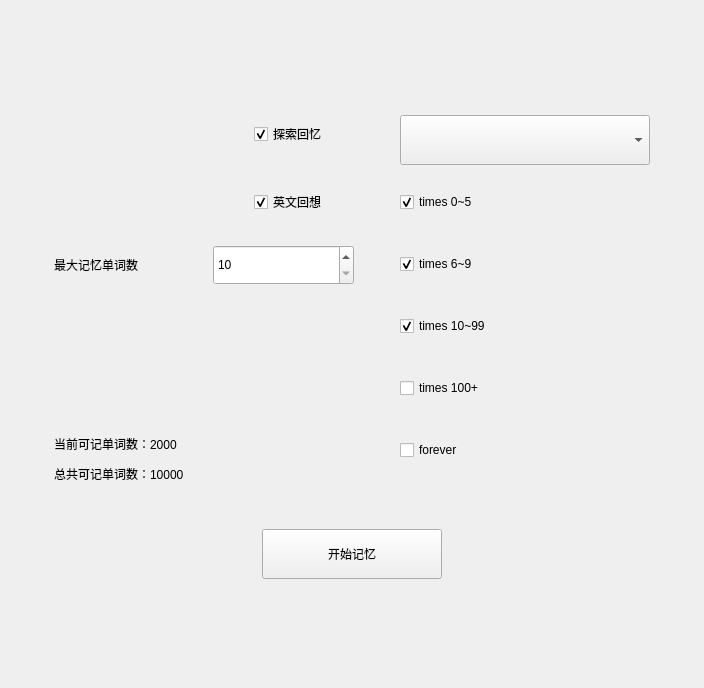
     <widget class="QWidget" name="page_0">
      <layout class="QVBoxLayout" name="verticalLayout_2">
       <property name="spacing">
        <number>0</number>
       </property>
       <property name="leftMargin">
        <number>0</number>
       </property>
       <property name="topMargin">
        <number>0</number>
       </property>
       <property name="rightMargin">
        <number>0</number>
       </property>
       <property name="bottomMargin">
        <number>0</number>
       </property>
       <item>
        <widget class="QWidget" name="widget_welcome" native="true">
         <layout class="QVBoxLayout" name="verticalLayout_9">
          <property name="leftMargin">
           <number>54</number>
          </property>
          <property name="rightMargin">
           <number>54</number>
          </property>
          <item>
           <spacer name="verticalSpacer_2">
            <property name="orientation">
             <enum>Qt::Vertical</enum>
            </property>
            <property name="sizeType">
             <enum>QSizePolicy::Fixed</enum>
            </property>
            <property name="sizeHint" stdset="0">
             <size>
              <width>20</width>
              <height>100</height>
             </size>
            </property>
           </spacer>
          </item>
          <item>
           <layout class="QHBoxLayout" name="horizontalLayout_26">
            <item>
             <layout class="QVBoxLayout" name="verticalLayout_7">
              <property name="spacing">
               <number>18</number>
              </property>
              <item>
               <layout class="QHBoxLayout" name="horizontalLayout_2">
                <item>
                 <spacer name="horizontalSpacer">
                  <property name="orientation">
                   <enum>Qt::Horizontal</enum>
                  </property>
                  <property name="sizeHint" stdset="0">
                   <size>
                    <width>40</width>
                    <height>20</height>
                   </size>
                  </property>
                 </spacer>
                </item>
                <item>
                 <layout class="QVBoxLayout" name="verticalLayout_6">
                  <item>
                   <widget class="QCheckBox" name="checkBox_test0">
                    <property name="minimumSize">
                     <size>
                      <width>100</width>
                      <height>50</height>
                     </size>
                    </property>
                    <property name="text">
                     <string>探索回忆</string>
                    </property>
                    <property name="checked">
                     <bool>true</bool>
                    </property>
                   </widget>
                  </item>
                  <item>
                   <widget class="QCheckBox" name="checkBox_test1">
                    <property name="minimumSize">
                     <size>
                      <width>100</width>
                      <height>50</height>
                     </size>
                    </property>
                    <property name="text">
                     <string>英文回想</string>
                    </property>
                    <property name="checked">
                     <bool>true</bool>
                    </property>
                   </widget>
                  </item>
                 </layout>
                </item>
               </layout>
              </item>
              <item>
               <layout class="QHBoxLayout" name="horizontalLayout">
                <item>
                 <widget class="QLabel" name="label_singleNum">
                  <property name="minimumSize">
                   <size>
                    <width>0</width>
                    <height>40</height>
                   </size>
                  </property>
                  <property name="text">
                   <string>最大记忆单词数</string>
                  </property>
                 </widget>
                </item>
                <item>
                 <widget class="QSpinBox" name="spinBox_singleNum">
                  <property name="minimumSize">
                   <size>
                    <width>0</width>
                    <height>40</height>
                   </size>
                  </property>
                  <property name="minimum">
                   <number>10</number>
                  </property>
                  <property name="maximum">
                   <number>10000</number>
                  </property>
                 </widget>
                </item>
               </layout>
              </item>
              <item>
               <widget class="QLabel" name="label_statistics">
                <property name="minimumSize">
                 <size>
                  <width>300</width>
                  <height>180</height>
                 </size>
                </property>
                <property name="maximumSize">
                 <size>
                  <width>300</width>
                  <height>180</height>
                 </size>
                </property>
                <property name="text">
                 <string>&lt;html&gt;&lt;head/&gt;&lt;body&gt;&lt;p&gt;当前可记单词数：2000&lt;/p&gt;&lt;p&gt;总共可记单词数：10000&lt;/p&gt;&lt;/body&gt;&lt;/html&gt;</string>
                </property>
                <property name="alignment">
                 <set>Qt::AlignBottom|Qt::AlignLeading|Qt::AlignLeft</set>
                </property>
               </widget>
              </item>
             </layout>
            </item>
            <item>
             <spacer name="horizontalSpacer_9">
              <property name="orientation">
               <enum>Qt::Horizontal</enum>
              </property>
              <property name="sizeHint" stdset="0">
               <size>
                <width>40</width>
                <height>20</height>
               </size>
              </property>
             </spacer>
            </item>
            <item>
             <layout class="QVBoxLayout" name="verticalLayout_5">
              <item>
               <widget class="QComboBox" name="combox_group">
                <property name="minimumSize">
                 <size>
                  <width>250</width>
                  <height>50</height>
                 </size>
                </property>
                <property name="maximumSize">
                 <size>
                  <width>180</width>
                  <height>16777215</height>
                 </size>
                </property>
               </widget>
              </item>
              <item>
               <widget class="QCheckBox" name="checkBox_range0">
                <property name="minimumSize">
                 <size>
                  <width>0</width>
                  <height>50</height>
                 </size>
                </property>
                <property name="text">
                 <string>times 0~5</string>
                </property>
                <property name="checked">
                 <bool>true</bool>
                </property>
               </widget>
              </item>
              <item>
               <widget class="QCheckBox" name="checkBox_range1">
                <property name="minimumSize">
                 <size>
                  <width>0</width>
                  <height>50</height>
                 </size>
                </property>
                <property name="text">
                 <string>times 6~9</string>
                </property>
                <property name="checked">
                 <bool>true</bool>
                </property>
               </widget>
              </item>
              <item>
               <widget class="QCheckBox" name="checkBox_range2">
                <property name="minimumSize">
                 <size>
                  <width>0</width>
                  <height>50</height>
                 </size>
                </property>
                <property name="text">
                 <string>times 10~99</string>
                </property>
                <property name="checked">
                 <bool>true</bool>
                </property>
               </widget>
              </item>
              <item>
               <widget class="QCheckBox" name="checkBox_range3">
                <property name="minimumSize">
                 <size>
                  <width>0</width>
                  <height>50</height>
                 </size>
                </property>
                <property name="text">
                 <string>times 100+</string>
                </property>
               </widget>
              </item>
              <item>
               <widget class="QCheckBox" name="checkBox_forever">
                <property name="minimumSize">
                 <size>
                  <width>0</width>
                  <height>50</height>
                 </size>
                </property>
                <property name="text">
                 <string>forever</string>
                </property>
               </widget>
              </item>
             </layout>
            </item>
           </layout>
          </item>
          <item>
           <spacer name="verticalSpacer_4">
            <property name="orientation">
             <enum>Qt::Vertical</enum>
            </property>
            <property name="sizeType">
             <enum>QSizePolicy::Fixed</enum>
            </property>
            <property name="sizeHint" stdset="0">
             <size>
              <width>20</width>
              <height>40</height>
             </size>
            </property>
           </spacer>
          </item>
          <item>
           <layout class="QHBoxLayout" name="horizontalLayout_25">
            <item>
             <spacer name="horizontalSpacer_3">
              <property name="orientation">
               <enum>Qt::Horizontal</enum>
              </property>
              <property name="sizeHint" stdset="0">
               <size>
                <width>40</width>
                <height>20</height>
               </size>
              </property>
             </spacer>
            </item>
            <item>
             <widget class="QPushButton" name="btn_start">
              <property name="minimumSize">
               <size>
                <width>180</width>
                <height>50</height>
               </size>
              </property>
              <property name="maximumSize">
               <size>
                <width>180</width>
                <height>50</height>
               </size>
              </property>
              <property name="toolTip">
               <string>Ctrl + Enter</string>
              </property>
              <property name="text">
               <string>开始记忆</string>
              </property>
             </widget>
            </item>
            <item>
             <spacer name="horizontalSpacer_8">
              <property name="orientation">
               <enum>Qt::Horizontal</enum>
              </property>
              <property name="sizeHint" stdset="0">
               <size>
                <width>40</width>
                <height>20</height>
               </size>
              </property>
             </spacer>
            </item>
           </layout>
          </item>
          <item>
           <spacer name="verticalSpacer_3">
            <property name="orientation">
             <enum>Qt::Vertical</enum>
            </property>
            <property name="sizeType">
             <enum>QSizePolicy::Fixed</enum>
            </property>
            <property name="sizeHint" stdset="0">
             <size>
              <width>20</width>
              <height>100</height>
             </size>
            </property>
           </spacer>
          </item>
         </layout>
        </widget>
       </item>
      </layout>
     </widget>
